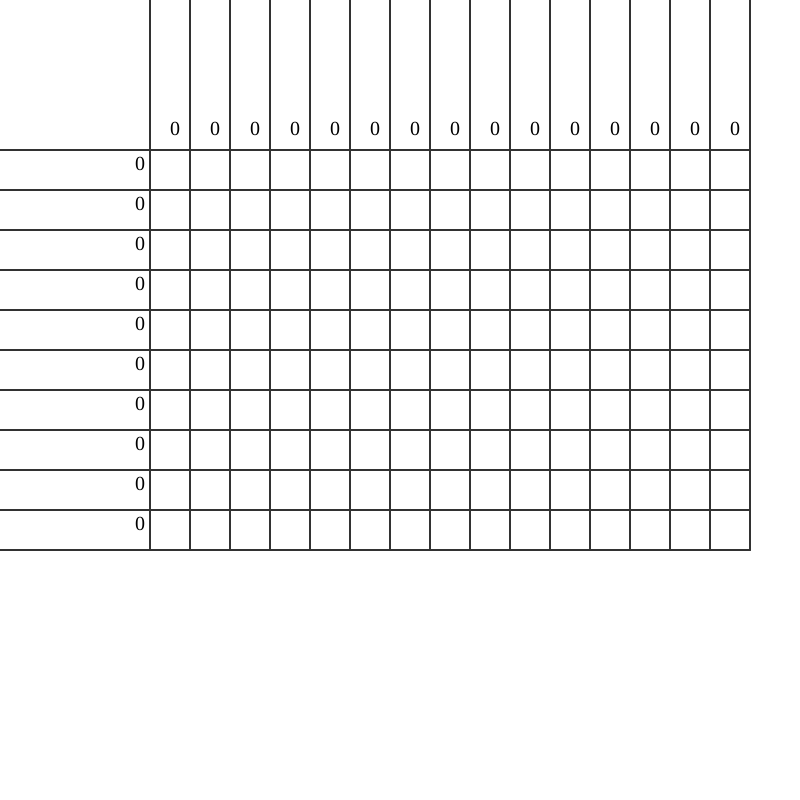
Frame 1 (no input)
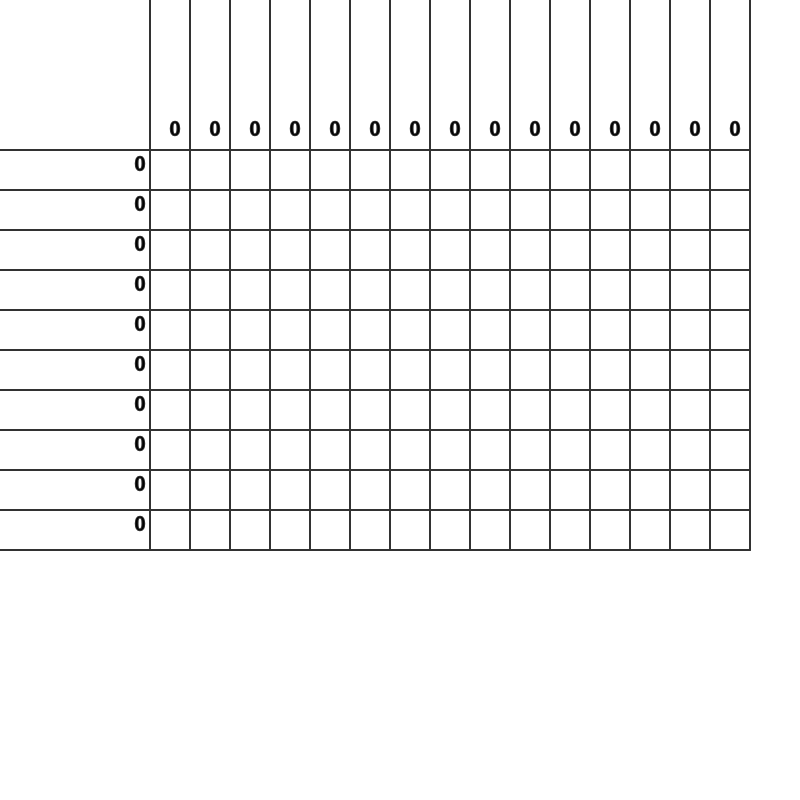
Frame 60 (no input)
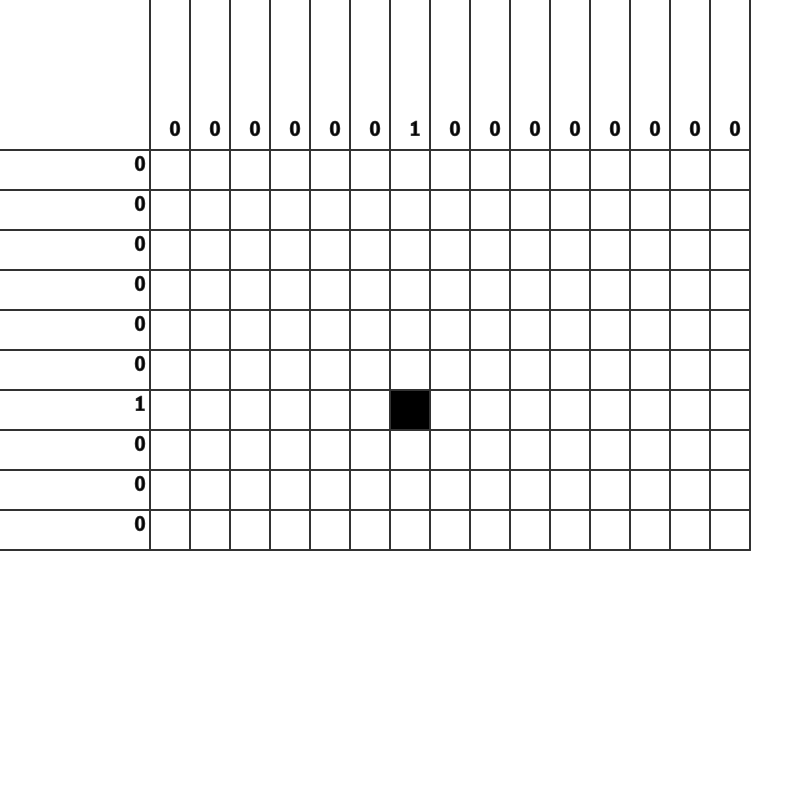
Frame 120 (the mouse pressed at the canvas centre since frame 60)

The p5.js sketch that drew these frames (run headless with seeded random() and noise() and a simulated clock; from frame 60 on, the mouse is pressed at the canvas centre):

// p5.js sketch
// ── sketch.js
function matrix(m, n) {
  return Array.from({
    // generate array of length m
    length: m
    // inside map function generate array of size n
    // and fill it with `0`
  }, () => new Array(n).fill(0));
};

const vert = 10;
const hor = 15;
const spaced  = 600/(Math.max(vert, hor));
let vertical_hints = [];
let horizontal_hints = [];



function setup() {
  createCanvas(800, 800);
  hidden_board = matrix(vert, hor)
  //hidden_board[2][3] = 1;
  console.log(hidden_board);
  vertical_hints = createVerticalHints(hidden_board);
  horizontal_hints = createHorizontalHints(hidden_board);
  console.log(vertical_hints);
  console.log(horizontal_hints);
  
}


function drawGrid(spacing, grid){
  stroke(50);
  strokeWeight(2);
  //draw the vertical lines
  for (let x = 0; x<= grid[0].length; x++){
    line(150+(x*spacing), 0, 150+(x*spacing), 150+(spacing*grid.length));
  }
  //draw the horizontal lines
  for (let y = 0; y<= grid.length; y++){
    line(0, 150+(y*spacing), 150+(spacing*grid[0].length), 150+(y*spacing));
  }
}

function draw() {
  background(255);
  
  
  //write the horizontal hints
  textSize(spaced/2)
  textFont('Cutive Mono');
  fill(0)
  
  for(let i = 0; i<vert; i++){
    if(horizontal_hints[i].length == 0){
      text("0", 135, 150+i*spaced + spaced/2)
    }else{
      //hint_as_string = hint_as_string.concat(horizontal_hints[i][0].toString());
      for(let j = 0; j<horizontal_hints[i].length; j++){
        text(horizontal_hints[i][horizontal_hints[i].length-j-1], 135-j*(spaced/1.5), 150+i*spaced + spaced/2)
      }
    }
    
  }

  //write the vertical hints
  for(let i = 0; i<hor; i++){
    if(vertical_hints[i].length == 0){
      text("0", 150+i*spaced + spaced/2, 135)
    }else{
      //hint_as_string = hint_as_string.concat(horizontal_hints[i][0].toString());
      for(let j = 0; j<vertical_hints[i].length; j++){
        text(vertical_hints[i][vertical_hints[i].length-j-1], 150+i*spaced + spaced/2, 135-j*(spaced/1.5))
      }
    }
    
  }


  for(let i = 0; i<vert; i++){
    for(let j=0; j<hor; j++){
      if(hidden_board[i][j] == 1){
        fill(0);
        square(j*spaced + 150, i*spaced + 150, spaced);
        //stroke(0);
      }
    }
  }

  drawGrid(spaced, hidden_board)
}

function mousePressed(){
  //console.log(mouseX);
  if(mouseY > 150 && mouseX > 150 && mouseY < spaced*vert+150 && mouseX < spaced*hor+150){
    hidden_board[Math.floor((mouseY-150)/spaced)][Math.floor((mouseX-150)/spaced)] = 1;
  }
  horizontal_hints = createHorizontalHints(hidden_board);
  vertical_hints = createVerticalHints(hidden_board);
  console.log(horizontal_hints);
  //console.log(vertical_hints);
}

function mouseDragged(){
  //console.log(mouseX);
  if(mouseY > 150 && mouseX > 150 && mouseY < spaced*vert+150 && mouseX < spaced*hor+150){
    hidden_board[Math.floor((mouseY-150)/spaced)][Math.floor((mouseX-150)/spaced)] = 1;
  }
  horizontal_hints = createHorizontalHints(hidden_board);
  vertical_hints = createVerticalHints(hidden_board);
  console.log(horizontal_hints);
  //console.log(vertical_hints);
}

function createHorizontalHints(grid){
  let hint_array = []
  for(let i = 0; i< vert; i++){
    let next_hint = []
    let counter = 0
    for(let j =0; j < hor; j++){
      if(grid[i][j] == 0){
        if(counter>0){
          next_hint.push(counter)
          counter = 0
        }
      }
      if(grid[i][j] == 1){
        counter++
      }
    }
    if(counter > 0){
      next_hint.push(counter)
    }
    hint_array.push(next_hint);
  }
  return(hint_array);

}

function createVerticalHints(grid){
  let hint_array = []
  for(let i = 0; i< hor; i++){
    let next_hint = []
    let counter = 0
    for(let j =0; j < vert; j++){
      if(grid[j][i] == 0){
        if(counter>0){
          next_hint.push(counter)
          counter = 0
        }
      }
      if(grid[j][i] == 1){
        counter++
      }
    }
    if(counter > 0){
      next_hint.push(counter)
    }
    hint_array.push(next_hint);
  }
  return(hint_array);

}
